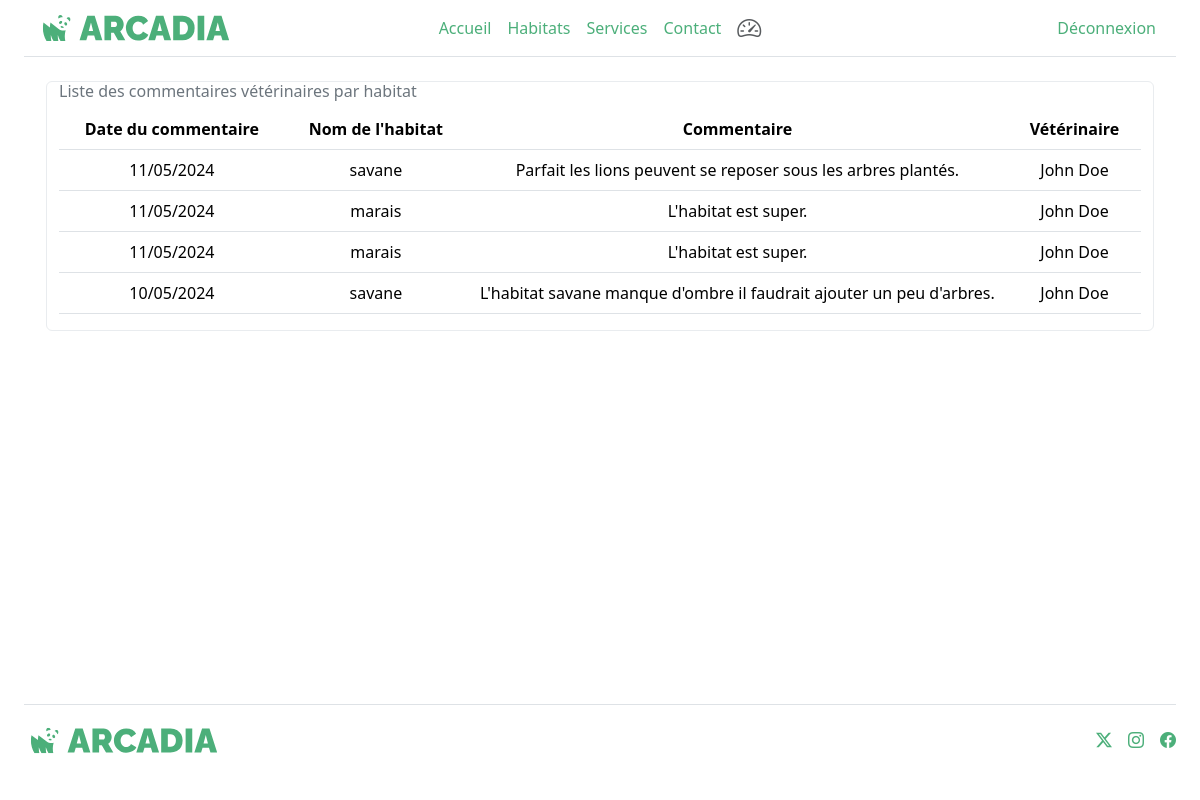
Screenshot of /index.php?controller=dashboard&action=commentHabitatList (signed in) with the database file from the repository.
### tables this page shows
CREATE TABLE IF NOT EXISTS `comment_habitat` (
  `id` int(11) NOT NULL AUTO_INCREMENT,
  `content` longtext NOT NULL,
  `passing_date` date NOT NULL,
  `user_id` int(11) NOT NULL,
  `habitat_id` int(11) NOT NULL,
  PRIMARY KEY (`id`),
  KEY `user_id` (`user_id`),
  KEY `habitat_id` (`habitat_id`),
  CONSTRAINT `FK_comment_habitat_habitat` FOREIGN KEY (`habitat_id`) REFERENCES `habitat` (`id`) ON DELETE CASCADE ON UPDATE CASCADE,
  CONSTRAINT `FK_comment_veterinary_user` FOREIGN KEY (`user_id`) REFERENCES `user` (`id`) ON DELETE NO ACTION ON UPDATE NO ACTION
);

### index.php (called while the page is built, shortened)
<?php
$controller = new Controller();
$controller->route();

### db_config.php (called while the page is built, shortened)
<?php
if (file_exists(__DIR__ . '/.env')) {
    $dotenv = Dotenv::createImmutable(__DIR__);
    $dotenv->load();
    return [
        'db_name' => $_ENV['DB_NAME'],
        'db_user' => $_ENV['DB_USER'],
        'db_password' => $_ENV['DB_PASSWORD'],
        'db_port' => $_ENV['DB_PORT'],
        'db_host' => $_ENV['DB_HOST'],
    ];
} else {
    return [
        'db_name' => $_ENV['DB_NAME'],
        'db_user' => $_ENV['DB_USER'],
        'db_password' => $_ENV['DB_PASSWORD'],
        'db_port' => $_ENV['DB_PORT'],
        'db_host' => $_ENV['DB_HOST'],
    ];
}

### src/Db/Mysql.php (called while the page is built, shortened)
<?php
class Mysql
{
    private $db_name;
    private $db_user;
    private $db_password;
    private $db_port;
    private $db_host;
    private $pdo = null;
    private static $_instance = null;
    private function __construct()
    {
        $conf = require_once _ROOTPATH_ . '/db_config.php';
    }
    public static function getInstance(): self
    {
        if (is_null(self::$_instance)) {
            self::$_instance = new Mysql();
        }
        return self::$_instance;
    }
    public function getPDO(): \PDO
    {
        if (is_null($this->pdo)) {
            $this->pdo = new \PDO('mysql:dbname=' . $this->db_name . ';charset=utf8;host=' . $this->db_host . ':' . $this->db_port, $this->db_user, $this->db_password);
        }
        return $this->pdo;
    }
}

### src/Repository/Repository.php (called while the page is built, shortened)
<?php
class Repository
{
    public function __construct()
    {
        $mysql = Mysql::getInstance();
        $this->pdo = $mysql->getPDO();
    }
}

### src/Repository/CommentHabitatRepository.php (called while the page is built, shortened)
<?php
class CommentHabitatRepository extends Repository
{
    public function findAll(): array
    {
        $query = $this->pdo->prepare('SELECT * FROM comment_habitat ORDER BY passing_date DESC');
        $query->execute();
        $commentHabitats = $query->fetchAll();
        $commentHabitats = array_map(function ($commentHabitat) {
            return CommentHabitat::createAndHydrate($commentHabitat);
        }, $commentHabitats);
        return $commentHabitats;
    }
}

### src/Entity/Entity.php (called while the page is built, shortened)
<?php
class Entity
{
    public static function createAndHydrate(array $data): static
    {
        $entity = new static();
        $entity->hydrate($data);
        return $entity;
    }
    public function hydrate(array $data)
    {
        if (count($data) > 0) {
            foreach ($data as $key => $value) {
                $methodName = 'set' . StringTools::toPascalCase($key);
                if (method_exists($this, $methodName)) {
                    if ($key == 'created_at') {
                        $value = new \DateTime($value);
                    } else if ($key == 'updated_at') {
                        $value = new \DateTime($value);
                    } else if ($key == 'passing_date') {
                        $value = new \DateTime($value);
                    } else if ($key == 'give_at') {
                        $value = new \DateTime($value);
                    }
                }
            }
        }
    }
}

### src/Tools/StringTools.php (called while the page is built, shortened)
<?php
class StringTools
{
    public static function toCamelCase($value, $pascalCase = false)
    {
        $value = ucwords(str_replace(array('-', '_'), ' ', $value));
        $value = str_replace(' ', '', $value);
        if ($pascalCase === false) {
            return lcfirst($value);
        } else {
            return $value;
        }
    }
    public static function toPascalCase($value)
    {
        return self::toCamelCase($value, true);
    }
}

### src/Entity/CommentHabitat.php (called while the page is built, shortened)
<?php
class CommentHabitat extends Entity
{
    protected ?string $content = '';
    protected ?DateTime $passing_date = null;
    protected ?int $habitatId = 0;
    protected ?int $userId = 0;
    public function setId($id)
    {
        return $this;
    }
    public function getContent()
    {
        return $this->content;
    }
    public function setContent($content)
    {
        $this->content = $content;
        return $this;
    }
    public function getPassingDate()
    {
        return $this->passing_date;
    }
    public function setPassingDate(DateTime $passing_date): self
    {
        $this->passing_date = $passing_date;
        return $this;
    }
    public function getHabitatId()
    {
        return $this->habitatId;
    }
    public function setHabitatId($habitatId)
    {
        $this->habitatId = $habitatId;
        return $this;
    }
    public function getUserId()
    {
        return $this->userId;
    }
    public function setUserId($userId)
    {
        $this->userId = $userId;
        return $this;
    }
    public function getHabitatName(): string
    {
        $habitatRepository = new HabitatRepository();
        $habitat = $habitatRepository->findOneById($this->habitatId);
        return $habitat->getName();
    }
    public function getUserFistName(): string
    {
        $userRepository = new UserRepository();
        $user = $userRepository->findOneById($this->userId);
        return $user->getFirstname();
    }
    public function getUserLastName(): string
    {
        $userRepository = new UserRepository();
        $user = $userRepository->findOneById($this->userId);
        return $user->getLastName();
    }
}

### src/Repository/HabitatRepository.php (called while the page is built, shortened)
<?php
class HabitatRepository extends Repository
{
    public function findOneById(int $id)
    {
        $query = $this->pdo->prepare('SELECT * FROM habitat WHERE id = :id');
        $query->bindValue(':id', $id, \PDO::PARAM_INT);
        $query->execute();
        $habitat = $query->fetch($this->pdo::FETCH_ASSOC);
        if ($habitat) {
            return Habitat::createAndHydrate($habitat);
        }
        return null;
    }
}

### src/Entity/Habitat.php (called while the page is built, shortened)
<?php
class Habitat extends Entity
{
    protected ?string $name = '';
    public function setId($id)
    {
        return $this;
    }
    public function getName()
    {
        return $this->name;
    }
    public function setName($name)
    {
        $this->name = $name;
        return $this;
    }
    public function setDescription($description)
    {
        return $this;
    }
    public function setImage($image)
    {
        return $this;
    }
}

### src/Repository/UserRepository.php (called while the page is built, shortened)
<?php
class UserRepository extends Repository
{
    public function findOneById(int $id)
    {
        $query = $this->pdo->prepare("SELECT * FROM user WHERE id = :id");
        $query->bindParam(':id', $id, $this->pdo::PARAM_STR);
        $query->execute();
        $user = $query->fetch($this->pdo::FETCH_ASSOC);
        if ($user) {
            return User::createAndHydrate($user);;
        } else {
            return false;
        }
    }
}

### src/Entity/User.php (called while the page is built, shortened)
<?php
class User extends Entity
{
    protected ?string $first_name = '';
    protected ?string $last_name = '';
    public function setId(?int $id): self
    {
        return $this;
    }
    public function setEmail(?string $email): self
    {
        return $this;
    }
    public function setPassword(?string $password): self
    {
        return $this;
    }
    public function getFirstName(): ?string
    {
        return $this->first_name;
    }
    public function setFirstName(?string $first_name): self
    {
        $this->first_name = $first_name;
        return $this;
    }
    public function getLastName(): ?string
    {
        return $this->last_name;
    }
    public function setLastName(?string $last_name): self
    {
        $this->last_name = $last_name;
        return $this;
    }
    public function setRole(?string $role): self
    {
        return $this;
    }
}

### templates/dashboard/commentHabitatList.php (the view)
<?php require_once _ROOTPATH_ . '/templates/header.php'; ?>
<main class="container">
    <div class="row justify-content-around border border-light-subtle rounded mt-3 mx-1">
        <div class=" table-responsive">
            <h6 class="text-secondary">Liste des commentaires vétérinaires par habitat</h6>
            <table id="commentHabitatTable" class="table">
                <thead>
                    <tr>
                        <th class="text-center px-3" scope="col">Date du commentaire</th>
                        <th class="text-center px-3" scope="col">Nom de l'habitat</th>
                        <th class=" col-6 text-center px-3" scope="col">Commentaire</th>
                        <th class="text-center px-3" scope="col">Vétérinaire</th>
                    </tr>
                </thead>
                <tbody>
                    <?php foreach ($commentsHabitat as $commentHabitat) : ?>
                        <tr>
                            <td class="text-center"><?= $commentHabitat->getPassingDate()->format('d/m/Y'); ?></td>
                            <td class="text-center"><?= $commentHabitat->getHabitatName() ?></td>
                            <td class="text-center"><?= $commentHabitat->getContent(); ?></td>
                            <td class="text-center"> <?= $commentHabitat->getUserLastName() . ' ' .
                                                            $commentHabitat->getUserFistName() ?></td>
                        </tr>
                    <?php endforeach; ?>
                </tbody>
            </table>
        </div>
    </div>
</main>
<?php require_once _ROOTPATH_ . '/templates/footer.php'; ?>

### rows the page displays
comment_habitat: format "11/05/2024", HabitatName "savane", content "Parfait les lions peuvent se reposer sous les arbres plantés.", UserLastName "John", UserFistName "Doe"
comment_habitat: format "11/05/2024", HabitatName "marais", content "L'habitat est super.", UserLastName "John", UserFistName "Doe"
comment_habitat: format "11/05/2024", HabitatName "marais", content "L'habitat est super.", UserLastName "John", UserFistName "Doe"
comment_habitat: format "10/05/2024", HabitatName "savane", content "L'habitat savane manque d'ombre il faudrait ajouter un peu d'arbres.", UserLastName "John", UserFistName "Doe"
